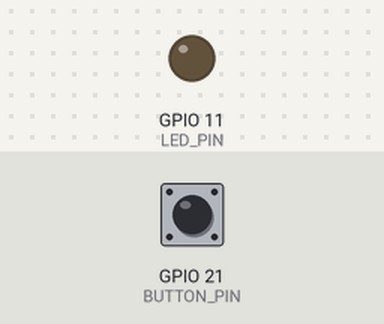
Bench run of a sketch on a simulated ESP32-S3. On the bench: output pins drawn as LEDs (lit = HIGH). The inputs (shaded band) are chosen by the test bench; at power-on: GPIO 21 (BUTTON_PIN) HIGH. I2S audio is not simulated (input reads silence); what the sketch prints to the serial monitor is not drawn.

Above: at 4.7 s.
4.8 s: GPIO 21 (BUTTON_PIN) pulled LOW for 0.15 s
At 5.5 s:
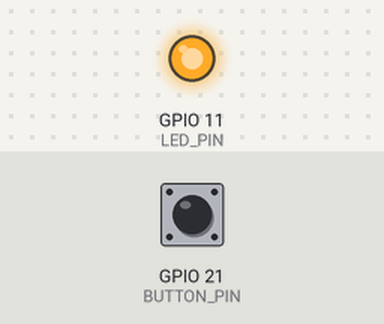
Timing chart, 0 to 12.1 s (numbered marks = the images above; inputs shaded):
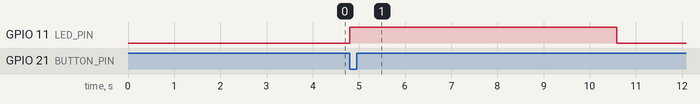

Measured:
- after the input at 4.8 s, GPIO 11 (LED_PIN): LOW → HIGH at once, → LOW 5.8 s later

The sketch:

INMP441_RadioTest.ino
```cpp
/*
 * ========================================================
 * ESP32-S3 录音机程序 - INMP441麦克风 + MAX98357功放
 * ========================================================
 *
 * 硬件连接说明：
 * --------------------------------------------------------
 * 组件           引脚       ESP32-S3引脚       说明
 * --------------------------------------------------------
 * INMP441麦克风
 *                VDD        3.3V              电源
 *                GND        GND               地线
 *                SD         GPIO16            数据输出
 *                WS         GPIO17            字选择
 *                SCK        GPIO18            时钟
 *                L/R        GND               左声道选择
 *
 * MAX98357功放
 *                VIN        3.3V              电源
 *                GND        GND               地线
 *                SD         3.3V              使能引脚（常开）
 *                GAIN       悬空              15dB增益
 *                DIN        GPIO40            数据输入
 *                BCK        GPIO41            位时钟
 *                LRC        GPIO42            帧时钟
 *
 * LED指示灯
 *                正极       GPIO11            录音状态指示灯
 *                负极       GND               接地
 *
 * 外部按钮
 *                信号线     GPIO21            控制按钮（高电平触发）
 *                VCC        3.3V              按钮电源
 *                GND        GND               按钮地线
 * --------------------------------------------------------
 *
 * 功能说明：
 * 1. 使用INMP441数字麦克风进行录音
 * 2. 录音时LED常亮，播放时LED闪烁
 * 3. 通过外部按钮控制录音/播放
 * 4. 录音完成自动播放
 * 5. 支持音频质量分析和错误提示
 *
 * 作者：未知
 * 日期：未知
 * 版本：优化版
 * ========================================================
 */

#include <driver/i2s.h>

// ========================================================
// 硬件引脚定义
// ========================================================

// 按钮和LED引脚
#define BUTTON_PIN     21    // 外部按钮信号线
#define LED_PIN        11    // 录音状态指示灯

// INMP441麦克风引脚
#define MIC_DATA_PIN   16    // INMP441 SD引脚（数据输出）
#define MIC_WS_PIN     17    // INMP441 WS引脚（字选择）
#define MIC_SCK_PIN    18    // INMP441 SCK引脚（时钟）
#define I2S_MIC        I2S_NUM_0  // 麦克风使用的I2S端口

// MAX98357功放引脚
#define SPK_DATA_PIN   40    // MAX98357 DIN引脚（数据输入）
#define SPK_WS_PIN     42    // MAX98357 LRC引脚（帧时钟）
#define SPK_SCK_PIN    41    // MAX98357 BCK引脚（位时钟）
#define I2S_SPK        I2S_NUM_1  // 功放使用的I2S端口

// ========================================================
// 音频参数配置
// ========================================================

#define SAMPLE_RATE    16000   // 采样率：16kHz（适合语音）
#define RECORD_TIME    5       // 录音时间：5秒
#define TOTAL_SAMPLES  (SAMPLE_RATE * RECORD_TIME)  // 总样本数

// INMP441专用参数
#define INMP441_VOLUME  8      // INMP441的软件增益（硬件增益已由GAIN引脚设置）
#define DC_OFFSET_ALPHA 0.001f // DC偏移消除系数（用于高通滤波）

// ========================================================
// 全局变量声明
// ========================================================

int16_t audio_data[TOTAL_SAMPLES];  // 音频数据缓冲区
bool recording = false;             // 录音状态标志
bool playing = false;               // 播放状态标志
bool has_recorded = false;          // 是否录到有效声音的标志

float dc_offset = 0.0f;             // DC偏移量（用于消除直流分量）

// ========================================================
// 主程序：初始化
// ========================================================

void setup() {
    Serial.begin(115200);
    delay(3000);  // 等待串口初始化

    Serial.println("开始初始化INMP441录音机...");

    // 初始化按钮和LED引脚
    pinMode(BUTTON_PIN, INPUT_PULLUP);  // 按钮使用内部上拉电阻
    pinMode(LED_PIN, OUTPUT);
    digitalWrite(LED_PIN, LOW);

    // 重要：给INMP441足够的上电时间（需要500ms稳定时间）
    Serial.println("等待INMP441麦克风上电...");
    delay(500);

    // 初始化功放
    initSpeaker();

    Serial.println("\n系统就绪！按按钮开始录音");
    Serial.println("等待按钮按下...");
}

// ========================================================
// 主程序：循环处理
// ========================================================

void loop() {
    static bool last_button_state = HIGH;  // 保存上一次按钮状态
    bool current_button_state = digitalRead(BUTTON_PIN);

    // 检测按钮按下（下降沿触发）
    if (last_button_state == HIGH && current_button_state == LOW && !recording && !playing) {
        Serial.println("\n按钮按下，开始录音...");

        // 设置录音状态
        recording = true;
        digitalWrite(LED_PIN, HIGH);  // 录音时LED常亮
        has_recorded = false;

        // 执行录音
        record();

        // 录音完成
        recording = false;

        // 根据录音结果决定是否播放
        if (has_recorded) {
            Serial.println("录音完成，开始播放...");
            playing = true;
            play();
            playing = false;
        } else {
            Serial.println("录音失败，播放提示音");
            playErrorBeep();
        }

        digitalWrite(LED_PIN, LOW);
        Serial.println("完成！等待下一次录音...");
        delay(300);  // 防抖延迟
    }

    // 更新按钮状态
    last_button_state = current_button_state;
    delay(10);  // 降低CPU使用率
}

// ========================================================
// 功放初始化函数
// ========================================================

void initSpeaker() {
    // I2S配置结构体
    i2s_config_t cfg = {
        .mode = (i2s_mode_t)(I2S_MODE_MASTER | I2S_MODE_TX),  // 主模式+发送模式
        .sample_rate = SAMPLE_RATE,                           // 采样率
        .bits_per_sample = I2S_BITS_PER_SAMPLE_16BIT,         // 16位采样
        .channel_format = I2S_CHANNEL_FMT_ONLY_LEFT,          // 左声道（单声道）
        .communication_format = I2S_COMM_FORMAT_STAND_I2S,    // 标准I2S格式
        .intr_alloc_flags = 0,                                // 无中断
        .dma_buf_count = 4,                                   // DMA缓冲区数量
        .dma_buf_len = 256,                                   // 每个缓冲区长度
        .use_apll = false,                                    // 不使用APLL
        .tx_desc_auto_clear = true,                           // 自动清除发送描述符
        .fixed_mclk = 0                                       // 不固定主时钟
    };

    // 引脚配置结构体
    i2s_pin_config_t pins = {
        .bck_io_num = SPK_SCK_PIN,    // 位时钟引脚
        .ws_io_num = SPK_WS_PIN,      // 字选择（帧时钟）引脚
        .data_out_num = SPK_DATA_PIN, // 数据输出引脚
        .data_in_num = -1             // 无数据输入
    };

    // 安装I2S驱动
    i2s_driver_install(I2S_SPK, &cfg, 0, NULL);

    // 设置引脚
    i2s_set_pin(I2S_SPK, &pins);

    // 设置时钟
    i2s_set_clk(I2S_SPK, SAMPLE_RATE, I2S_BITS_PER_SAMPLE_16BIT, I2S_CHANNEL_MONO);

    Serial.println("MAX98357功放初始化完成");
}

// ========================================================
// 麦克风初始化函数
// ========================================================

void initMicrophone() {
    // INMP441使用标准I2S协议（非PDM）
    i2s_config_t cfg = {
        .mode = (i2s_mode_t)(I2S_MODE_MASTER | I2S_MODE_RX),  // 主模式+接收模式
        .sample_rate = SAMPLE_RATE,                           // 采样率
        .bits_per_sample = I2S_BITS_PER_SAMPLE_32BIT,         // INMP441输出24位，用32位传输
        .channel_format = I2S_CHANNEL_FMT_ONLY_RIGHT,         // 右声道（L/R引脚接地）
        .communication_format = I2S_COMM_FORMAT_STAND_I2S,    // 标准I2S格式
        .intr_alloc_flags = ESP_INTR_FLAG_LEVEL1,             // 中断级别1
        .dma_buf_count = 8,                                   // DMA缓冲区数量
        .dma_buf_len = 512,                                   // 每个缓冲区长度
        .use_apll = true,                                     // 使用APLL获得更精确的时钟
        .tx_desc_auto_clear = false,                          // 不自动清除发送描述符
        .fixed_mclk = 0                                       // 不固定主时钟
    };

    // 引脚配置结构体
    i2s_pin_config_t pins = {
        .bck_io_num = MIC_SCK_PIN,    // 位时钟引脚
        .ws_io_num = MIC_WS_PIN,      // 字选择（帧时钟）引脚
        .data_out_num = -1,           // 无数据输出
        .data_in_num = MIC_DATA_PIN   // 数据输入引脚
    };

    // 先卸载驱动（防止重复初始化）
    i2s_driver_uninstall(I2S_MIC);

    // 安装I2S驱动
    esp_err_t err = i2s_driver_install(I2S_MIC, &cfg, 0, NULL);
    if (err != ESP_OK) {
        Serial.printf("麦克风驱动安装失败: %d\n", err);
        return;
    }

    // 设置引脚
    err = i2s_set_pin(I2S_MIC, &pins);
    if (err != ESP_OK) {
        Serial.printf("麦克风引脚设置失败: %d\n", err);
        return;
    }

    // 设置时钟
    i2s_set_clk(I2S_MIC, SAMPLE_RATE, I2S_BITS_PER_SAMPLE_32BIT, I2S_CHANNEL_MONO);

    Serial.println("INMP441麦克风初始化完成");

    // 读取一些初始样本以稳定DC偏移
    int32_t dummy_buffer[64];
    size_t bytes_read;
    for (int i = 0; i < 10; i++) {
        i2s_read(I2S_MIC, dummy_buffer, sizeof(dummy_buffer), &bytes_read, 10);
    }
}

// ========================================================
// INMP441专用数据处理函数
// ========================================================

/**
 * @brief 处理INMP441的原始样本数据
 * @param raw_sample 原始32位I2S数据
 * @return 处理后的16位音频样本
 *
 * INMP441输出格式说明：
 * - 24位有符号数据，左对齐在32位中
 * - 高24位是有效音频数据，低8位是0
 * - 需要转换为16位用于播放
 */
int16_t processINMP441Sample(int32_t raw_sample) {
    // 方法：取高24位并转换为16位
    int32_t sample_24bit = raw_sample >> 8;    // 移除低8位（右移8位）

    // 转换为16位（保留符号）
    int16_t sample_16bit = (int16_t)(sample_24bit >> 8);  // 再取高16位

    return sample_16bit;
}

// ========================================================
// 录音函数
// ========================================================

void record() {
    // 初始化麦克风
    initMicrophone();

    // INMP441需要更长的稳定时间
    Serial.println("等待INMP441稳定...");
    delay(100);

    // 缓冲区定义
    int32_t buffer[256];       // I2S接收缓冲区
    size_t bytes_read;         // 读取字节数
    int index = 0;             // 音频数据索引

    // 计时变量
    unsigned long start = millis();
    unsigned long last_print = start;

    Serial.println("录音开始（请说话，距离麦克风10-30cm）...");

    // 重置DC偏移
    dc_offset = 0.0f;

    // 统计参数
    int32_t sum_amplitude = 0;    // 幅度总和（用于计算平均值）
    int32_t max_amplitude = 0;    // 最大幅度
    int noise_samples = 0;        // 有声音的样本数

    // 录音主循环
    while (millis() - start < RECORD_TIME * 1000 && index < TOTAL_SAMPLES) {
        // 从I2S读取数据
        esp_err_t result = i2s_read(I2S_MIC, buffer, sizeof(buffer), &bytes_read, portMAX_DELAY);

        if (result == ESP_OK && bytes_read > 0) {
            int samples = bytes_read / 4;  // 每个样本4字节（32位）

            for (int i = 0; i < samples && index < TOTAL_SAMPLES; i++) {
                // 步骤1：处理INMP441样本
                int16_t sample = processINMP441Sample(buffer[i]);

                // 步骤2：消除DC偏移（高通滤波）
                dc_offset = dc_offset * (1.0f - DC_OFFSET_ALPHA) + sample * DC_OFFSET_ALPHA;
                int16_t dc_corrected = sample - (int16_t)dc_offset;

                // 步骤3：应用增益（INMP441输出较小，需要放大）
                int32_t amplified = (int32_t)dc_corrected * INMP441_VOLUME;

                // 步骤4：限制范围（防止削波）
                if (amplified > 32767) amplified = 32767;
                if (amplified < -32768) amplified = -32768;

                int16_t final_sample = (int16_t)amplified;
                audio_data[index] = final_sample;

                // 统计计算
                int16_t abs_sample = abs(final_sample);
                sum_amplitude += abs_sample;
                if (abs_sample > max_amplitude) max_amplitude = abs_sample;

                // 检测是否有有效声音（阈值：500）
                if (abs_sample > 500) {
                    has_recorded = true;
                    noise_samples++;
                }

                index++;
            }
        }

        // 显示进度（每500ms更新一次）
        if (millis() - last_print >= 500) {
            last_print = millis();
            int progress = (millis() - start) * 100 / (RECORD_TIME * 1000);
            Serial.printf("录音进度: %d%%\n", progress);
        }
    }

    Serial.printf("\n录音完成，采集了 %d 个样本\n", index);

    // 录音质量分析
    if (index > 0) {
        // 计算统计数据
        float avg_amplitude = (float)sum_amplitude / index;
        float noise_ratio = (float)noise_samples / index * 100.0f;

        Serial.printf("音频统计:\n");
        Serial.printf("  平均幅度: %.1f\n", avg_amplitude);
        Serial.printf("  最大幅度: %d\n", max_amplitude);
        Serial.printf("  有声音比例: %.1f%%\n", noise_ratio);
        Serial.printf("  DC偏移: %.1f\n", dc_offset);

        // 音量警告
        if (avg_amplitude < 50) {
            Serial.println("  警告：音量太小，请靠近麦克风说话");
        } else if (avg_amplitude > 20000) {
            Serial.println("  警告：音量太大，可能削波");
        }

        // 削波警告
        if (max_amplitude > 30000) {
            Serial.println("  检测到削波，建议减小增益");
        }
    }

    // 无效录音警告
    if (!has_recorded && max_amplitude < 100) {
        Serial.println("警告：未检测到有效声音信号！");
        Serial.println("可能的原因：");
        Serial.println("1. INMP441电源问题（需要3.3V稳定供电）");
        Serial.println("2. 麦克风距离太远（建议10-30cm）");
        Serial.println("3. 说话声音太小");
        Serial.println("4. 接线错误（检查SD、WS、SCK连接）");
    }

    // 卸载麦克风驱动
    i2s_driver_uninstall(I2S_MIC);
}

// ========================================================
// 播放函数
// ========================================================

void play() {
    size_t bytes_written;  // 写入字节数
    int index = 0;         // 播放索引

    unsigned long last_blink = millis();  // LED闪烁计时
    bool led_state = HIGH;                // LED状态

    Serial.print("播放中 ");

    // 播放主循环
    while (index < TOTAL_SAMPLES) {
        // 计算剩余样本数
        int remain = TOTAL_SAMPLES - index;
        int chunk = min(256, remain);  // 每次写入最多256个样本

        // 写入I2S
        i2s_write(I2S_SPK, &audio_data[index], chunk * sizeof(int16_t), &bytes_written, portMAX_DELAY);
        index += chunk;

        // LED闪烁（每200ms切换一次）
        if (millis() - last_blink > 200) {
            last_blink = millis();
            led_state = !led_state;
            digitalWrite(LED_PIN, led_state);
        }

        // 播放进度显示（每1600个样本显示一个#）
        if (index % 1600 == 0) {
            Serial.print("#");
        }
    }

    // 清空DMA缓冲区
    i2s_zero_dma_buffer(I2S_SPK);
    delay(100);  // 等待播放完成

    Serial.println(" 播放完成");
}

// ========================================================
// 错误提示音函数
// ========================================================

void playErrorBeep() {
    Serial.println("播放错误提示音");

    // 生成800Hz的正弦波提示音
    int16_t beep[16000];  // 1秒的提示音

    for (int i = 0; i < 16000; i++) {
        // 淡入淡出处理（前800ms淡入，后800ms淡出）
        float fade = 1.0f;
        if (i < 800) fade = i / 800.0f;
        if (i > 15200) fade = (16000 - i) / 800.0f;

        // 生成正弦波：800Hz，幅度8000
        beep[i] = 8000 * fade * sin(2 * 3.14159 * 800 * i / SAMPLE_RATE);
    }

    // 播放提示音
    size_t bytes_written;
    i2s_write(I2S_SPK, beep, sizeof(beep), &bytes_written, portMAX_DELAY);

    delay(100);  // 等待播放完成

    // 清空缓冲区
    i2s_zero_dma_buffer(I2S_SPK);
}
```
